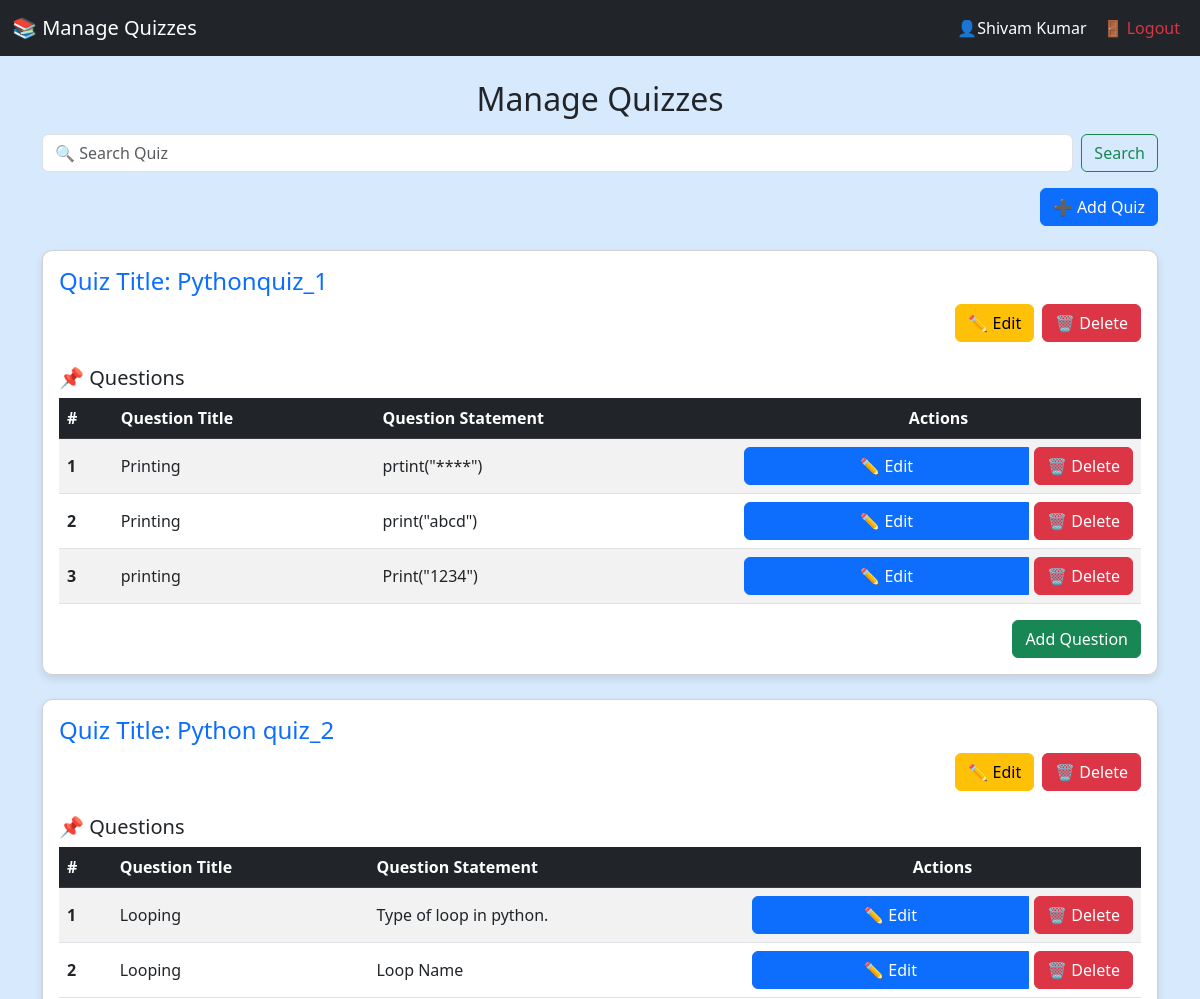
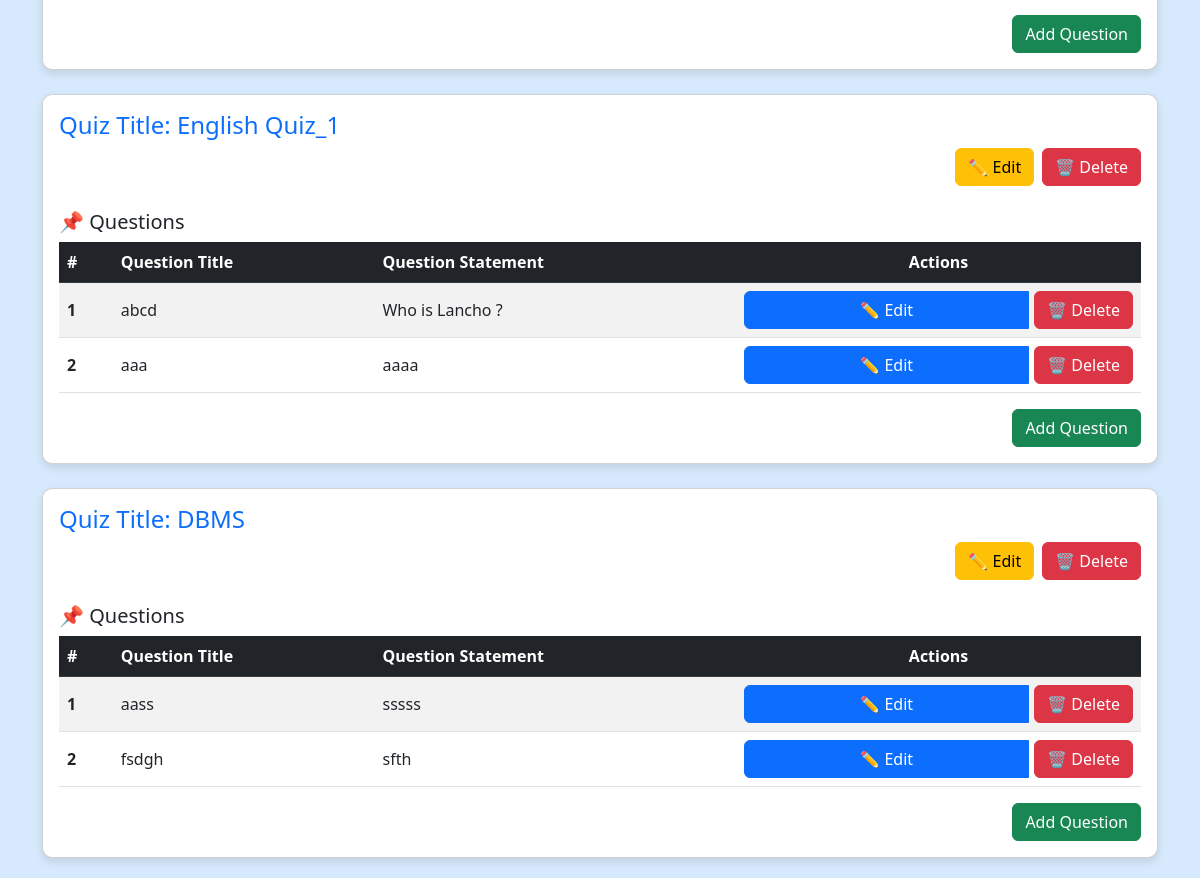
Before: /quiz_manage with the older database file (2 pictures, top to bottom).
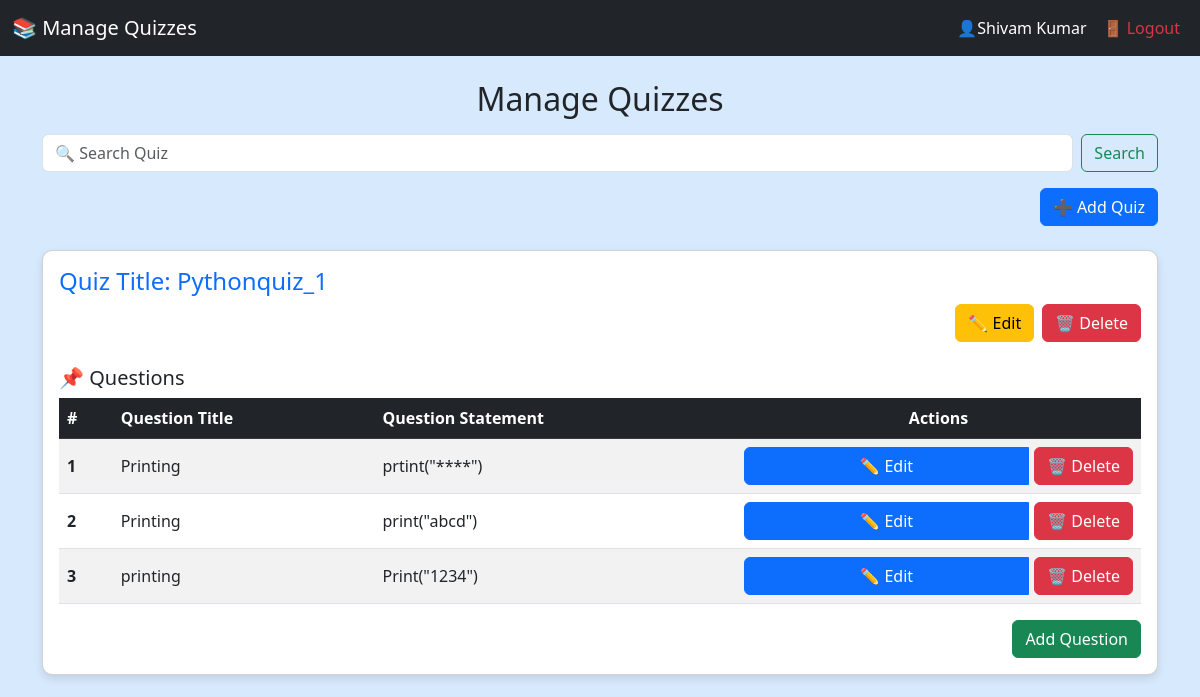
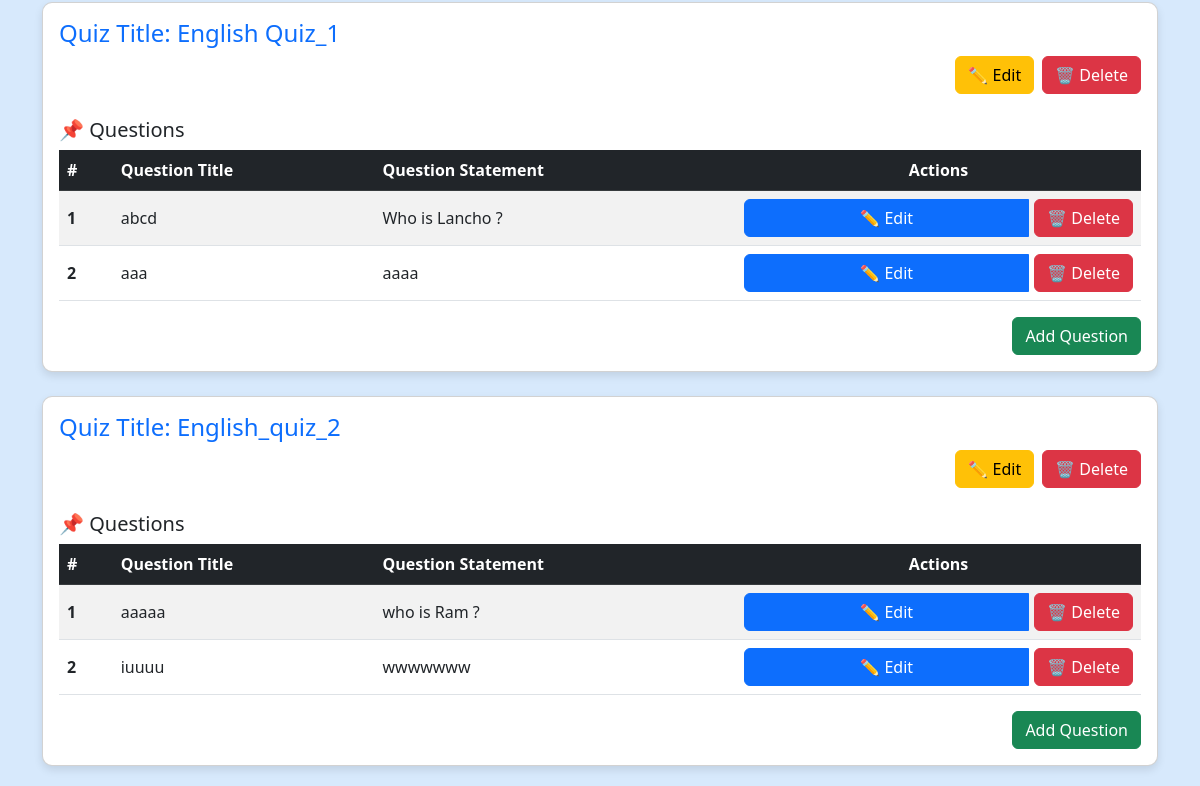
After: the same page with the newer database file (2 pictures, top to bottom).
### app.py (models this page shows)
class Quiz(db.Model):
    id = db.Column(db.Integer,primary_key = True)
    date_of_quiz = db.Column(db.Date, nullable = False)
    chapter_id = db.Column(db.Integer, db.ForeignKey('chapter.id'), nullable=False)
    remarks = db.Column(db.String(80), nullable = False)
    time_of_quiz = db.Column(db.Time, nullable = False)
    questions = db.relationship('Question', back_populates = 'quizes', cascade='all, delete')
    scores = db.relationship('Score', back_populates = 'quizees', cascade='all, delete')
    chapter = db.relationship('Chapter', back_populates = 'quiz')

class Question(db.Model):
    id = db.Column(db.Integer, primary_key=True)
    question_title = db.Column(db.String(80), nullable=False)
    question_statement = db.Column(db.String(80), nullable=False)
    quiz_id = db.Column(db.Integer, db.ForeignKey('quiz.id'), nullable = False)
    option1 = db.Column(db.String(80), nullable=False)
    option2 = db.Column(db.String(80), nullable=False)
    option3 = db.Column(db.String(80), nullable=False)
    option4 = db.Column(db.String(80), nullable=False)
    correct_option = db.Column(db.String(80), nullable=False)
    quizes = db.relationship('Quiz', back_populates = 'questions')

### app.py (the view)
@app.route("/quiz_manage", methods=["GET","POST"])
def quiz_manage():
    quizes = Quiz.query.all()
    chapters = Chapter.query.all()
    admin = User.query.filter_by(username='admin').first()
    admin_name = admin.fullname
    return render_template("quiz_manage.html", quizes=quizes, chapters=chapters,admin_name=admin_name)

### templates/quiz_manage.html (shortened to what the changed rows need)
<!DOCTYPE html>
<html lang="en">
<head>
    <link href="https://cdn.jsdelivr.net/npm/bootstrap@5.3.0-alpha1/dist/css/bootstrap.min.css" rel="stylesheet">
</head>
<body>
    <div class="container mt-4">
        <h2 class="text-center">Manage Quizzes</h2>
        {% for sub in chapters %}
            {% if sub.quiz %}
                <div class="mt-4">
                    {% for quiz in sub.quiz %}
                        <div class="card">
                            <div class="card-body">
                                <h4 class="card-title text-primary"> Quiz Title: {{ quiz.remarks }}</h4>
                                <div class="d-grid gap-2 d-md-flex justify-content-md-end">
                                    <a href="/edit_quiz/{{ quiz.id }}" class="btn btn-warning">✏ Edit</a>
                                    <form action="/delete_quiz/{{ quiz.id }}" method="POST"
                                          onsubmit="return confirm('Are you sure you want to delete this quiz?');">
                                        <button type="submit" class="btn btn-danger">🗑 Delete</button>
                                    </form>
                                </div>
                                <h5 class="mt-4">📌 Questions</h5>
                                <table class="table table-striped table-hover">
                                    <thead class="table-dark">
                                        <tr>
                                            <th scope="col">#</th>
                                            <th scope="col">Question Title</th>
                                            <th scope="col">Question Statement</th>
                                            <th scope="col" class="text-center">Actions</th>
                                        </tr>
                                    </thead>
                                    <tbody>
                                        {% for question in quiz.questions %}
                                        <tr>
                                            <th scope="row">{{ loop.index }}</th>
                                            <td>{{ question.question_title }}</td>
                                            <td>{{ question.question_statement }}</td>
                                            <td class="text-center">
                                                <div class="btn-group">
                                                    <a href="edit_question/{{ question.id }}" class="btn btn-primary">✏ Edit</a>
                                                    <form action="/delete_question/{{ question.id }}" method="POST"
                                                          onsubmit="return confirm('Are you sure you want to delete this question?');">
                                                        <button type="submit" class="btn btn-danger">🗑 Delete</button>
                                                    </form>
                                                </div>
                                            </td>
                                        </tr>
                                        {% endfor %}
                                    </tbody>
                                </table>
                                <div class="d-grid gap-2 d-md-flex justify-content-md-end">
                                    <a href="/add_question/{{ quiz.id }}" class="btn btn-success"> Add Question</a>
                                </div>
                            </div>
                        </div>
                    {% endfor %}
                </div>
            {% endif %}
        {% endfor %}
    </div>
</body>
</html>

Changed rows visible on the page:
removed Quiz: remarks "Python quiz_2"
removed Question: question_title "Looping", question_statement "Type of loop in python.", shown under "Python quiz_2"
removed Question: question_title "Looping", question_statement "Loop Name", shown under "Python quiz_2"
removed Question: question_title "aass", question_statement "sssss", shown under "DBMS"
removed Question: question_title "fsdgh", question_statement "sfth", shown under "DBMS"
changed Chapter (number 3 of 3 on the later page): loses Quiz (remarks "DBMS")
added Quiz: remarks "English_quiz_2", shown under Chapter (number 3 of 3 on the later page)
added Question: question_title "aaaaa", question_statement "who is Ram ?", shown under "English_quiz_2"
added Question: question_title "iuuuu", question_statement "wwwwwww", shown under "English_quiz_2"
